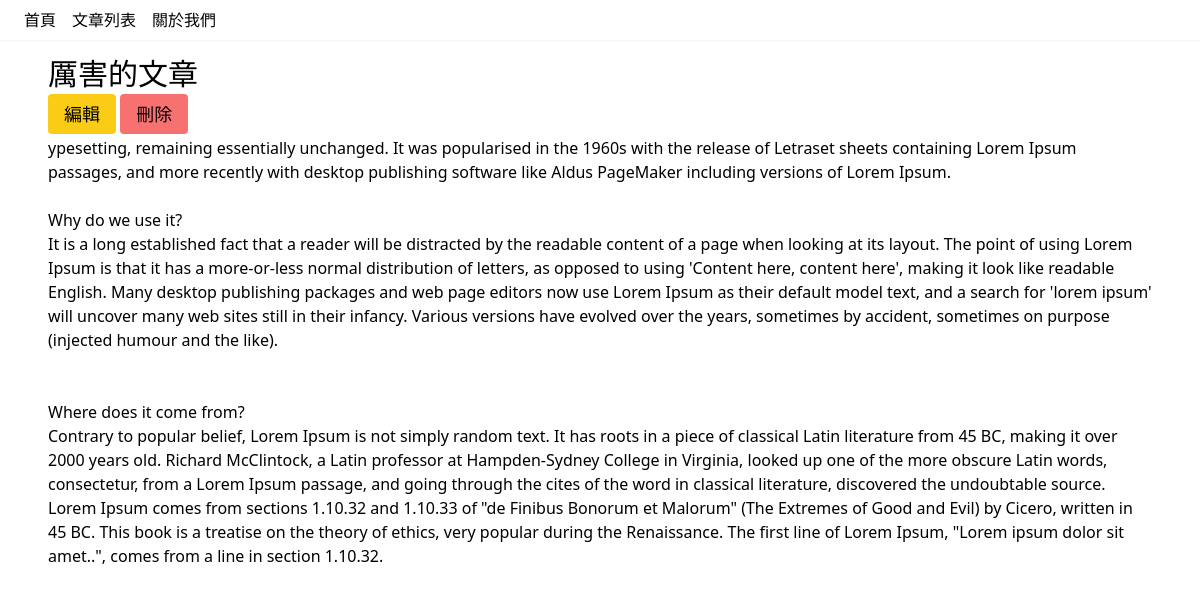
Page /posts/6 on the earlier database version.
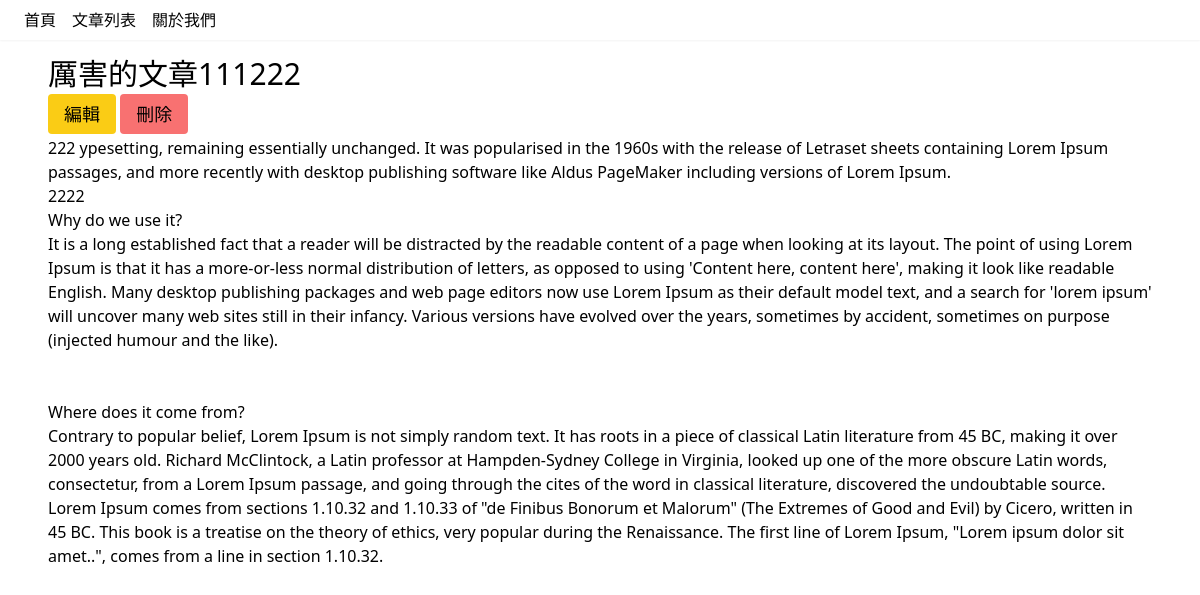
Same page on the later database version.
### models/post.py (models this page shows)
class Post(db.Model):
    __tablename__ = "posts"
    id = mapped_column(Integer, primary_key=True, autoincrement=True)
    title = mapped_column(String, nullable=False)
    content = mapped_column(String)

### apps/post/views.py (the view)
@post_bp.route("/posts/<int:id>")
def show(id):
    post = Post.query.get_or_404(id)
    return render_template("posts/show.jinja", post=post)

### templates/posts/show.jinja
{% extends "layouts/normal.jinja" %}
{% block content %}
  <h1 class="text-3xl my-2">{{ post.title }}</h1>
  <a href="{{ url_for('post.edit', id=post.id) }}" class="bg-yellow-400 px-4 py-2 rounded text-lg">編輯</a>
  <a href="" class="bg-red-400 px-4 py-2 rounded text-lg">刪除</a>
  <article class="my-2">
    {{ post.content|replace('\n', '<br />') }}
  </article>
{% endblock %}

Differences in the rows shown:
changed Post: title "厲害的文章" → "厲害的文章111222"; content "ypesetting, remaining essentially unchanged. It was popularised in the 1960s with the release of Letraset sheets containing Lorem Ipsum passages, and more recently with desktop publishing software like Aldus PageMaker including versions of Lorem Ipsum. Why do we use…" → "222 ypesetting, remaining essentially unchanged. It was popularised in the 1960s with the release of Letraset sheets containing Lorem Ipsum passages, and more recently with desktop publishing software like Aldus PageMaker including versions of Lorem Ipsum. 2222 Why do we use…"
